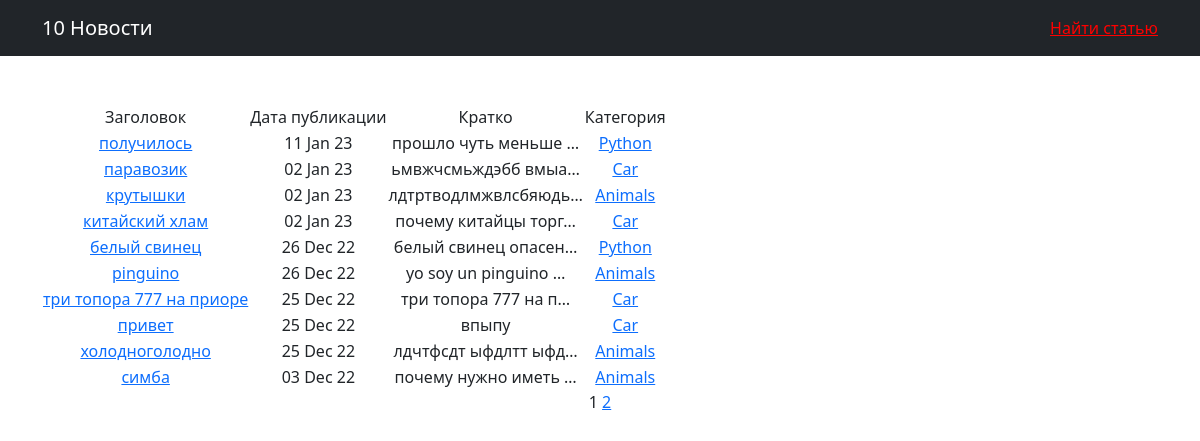
The page /news/ on the database as committed earlier.
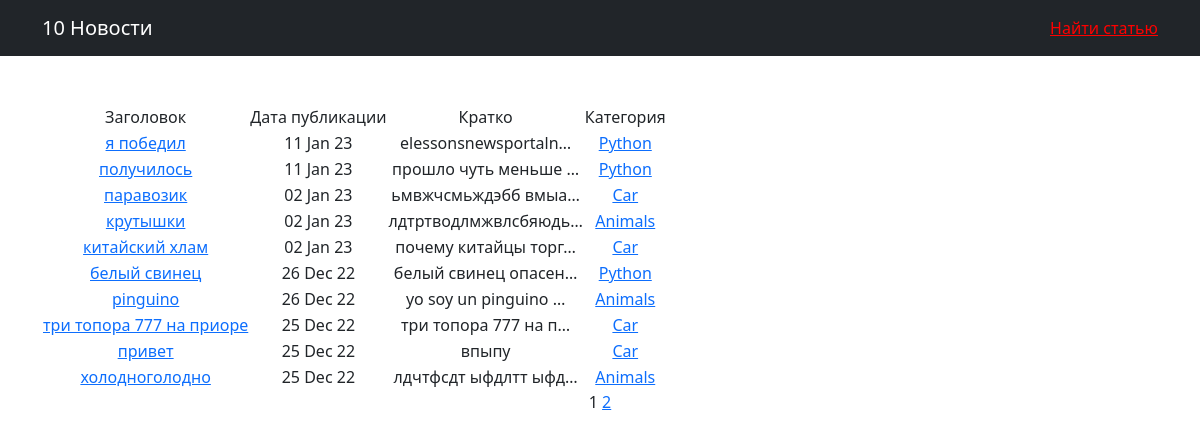
The same page on the database as committed later.
### news/models.py (models this page shows, shortened)
class Post(models.Model):
    author = models.ForeignKey(Author, on_delete=models.CASCADE)
    category = models.ManyToManyField(Category, through='PostCategory')
    NEWS = 'NE'
    ARTICLE = 'AR'
    CATEGORY_CHOICES = (
        (NEWS, 'Новости'),
        (ARTICLE, 'Статья')
    )
    change_news = models.CharField(max_length=2, choices=CATEGORY_CHOICES, default=ARTICLE)
    time_in = models.DateTimeField(auto_now_add=True)
    head_news = models.CharField(max_length=128)
    text_news = models.TextField()
    rate_news = models.SmallIntegerField(default=0)

class Category(models.Model):
    category = models.CharField(max_length=64, unique=True)
    subscribers = models.ManyToManyField(User, related_name='categories')
    def __str__(self):
        return f'{self.category}'

### news/views.py (the view)
# urls.py: path('', News.as_view(), name='news'),
class News(ListView):
    model = Post
    ordering = '-time_in'
    template_name = 'news.html'
    context_object_name = 'news'
    paginate_by = 10

### news/templatetags/custom_filters.py (called while the page is built)
@register.filter()
def censor(word, code="*"):
    word = word.lower().translate(str.maketrans('', '', string.punctuation))
    for mat in list_mat:
        if mat in word:
            word = word.replace(mat[1:], code * (len(mat) - 1))
    return f'{word}'

### templates/news.html (shortened to what this page needs)
{% extends 'flatpages/default.html' %}
{% load custom_filters %}
{% block title %}
{{news|length}} Новости
<a style="color: red" href="{% url 'search' %}">Найти статью</a>
{% endblock title %}
{% block content %}
<table>
    <tr>
        <td>Заголовок</td>
        <td>Дата публикации</td>
        <td>Кратко</td>
        <td>Категория</td>
    </tr>
    {% if news %}
        {% for new in news %}
        <tr>
            <td><a href="/news/{{new.pk}}">{{new.head_news|censor}}</a></td>
            <td>{{new.time_in|date:"d M y"}}</td>
            <td>{{new.text_news|censor|truncatechars:20}}</td>
            {% for category in new.category.all %}
            <td><a href="{% url 'category_list' category.id %}">{{ category }}</a></td>
            {% endfor %}
            <td>
            </td>
        </tr>
        {% endfor %}
    {% else %}
        <h3>В данный момент пока еще нет статей</h3>
    {% endif %}
</table>
    {{ page_obj.number }}
    {% if page_obj.has_next %}
        <a href="?page={{page_obj.next_page_number}}">{{ page_obj.next_page_number }}</a>
    {% endif %}
{% endblock content %}

### templates/flatpages/default.html (shortened to what this page needs)
<!DOCTYPE html>
{% load static %}
<html lang="en">
    <head>
        <link href="{% static 'css/styles.css' %}" rel="stylesheet" />
    </head>
    <body>
        <nav class="navbar navbar-expand-lg navbar-dark bg-dark">
            <div class="container">
                <a class="navbar-brand">{% block title %}{% endblock title %}</a>
            </div>
        </nav>
        <div class="container">
            <div class="text-center mt-5">
                {% block content %}{% endblock content %}
            </div>
        </div>
    </body>
</html>

Rows that differ between the two databases and show on the page:
no longer on this page (row unchanged): Post: head_news|censor "симба", time_in "03 Dec 22", text_news|censor "почему нужно иметь …", Category (category "Animals")
added Post: head_news|censor "я победил", time_in "11 Jan 23", text_news|censor "elessonsnewsportaln…", Category (category "Python")
